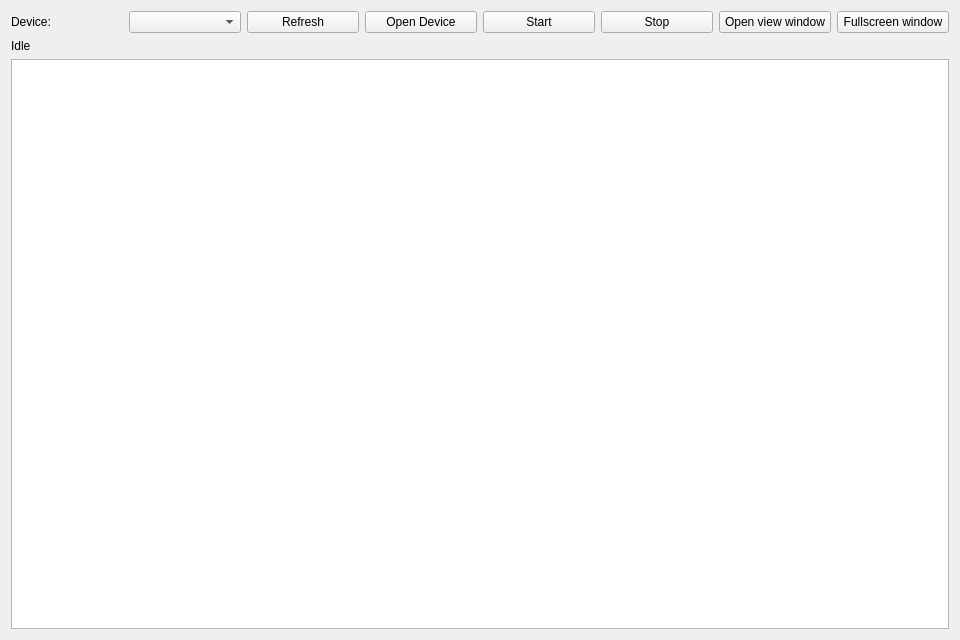
<?xml version="1.0" encoding="UTF-8"?>
<ui version="4.0">
 <class>MainWindow</class>
 <widget class="QWidget" name="MainWindow">
  <property name="geometry">
   <rect>
    <x>0</x>
    <y>0</y>
    <width>960</width>
    <height>640</height>
   </rect>
  </property>
  <property name="windowTitle">
   <string>GVFG Qt Preview Sample</string>
  </property>
  <layout class="QGridLayout" name="gridLayout">
   <item row="0" column="0">
    <layout class="QHBoxLayout" name="topLayout">
     <item>
      <widget class="QLabel" name="deviceLabel">
       <property name="text">
        <string>Device:</string>
       </property>
      </widget>
     </item>
     <item>
      <widget class="QComboBox" name="deviceCombo"/>
     </item>
     <item>
      <widget class="QPushButton" name="refreshButton">
       <property name="text">
        <string>Refresh</string>
       </property>
      </widget>
     </item>
     <item>
      <widget class="QPushButton" name="openButton">
       <property name="text">
        <string>Open Device</string>
       </property>
      </widget>
     </item>
     <item>
      <widget class="QPushButton" name="startButton">
       <property name="text">
        <string>Start</string>
       </property>
      </widget>
     </item>
     <item>
      <widget class="QPushButton" name="stopButton">
       <property name="text">
        <string>Stop</string>
       </property>
      </widget>
     </item>
     <item>
      <widget class="QPushButton" name="showPreviewButton">
       <property name="text">
        <string>Open view window</string>
       </property>
      </widget>
     </item>
     <item>
      <widget class="QPushButton" name="fullscreenPreviewButton">
       <property name="text">
        <string>Fullscreen window</string>
       </property>
      </widget>
     </item>
    </layout>
   </item>
   <item row="1" column="0">
    <widget class="QLabel" name="statusLabel">
     <property name="text">
      <string>Idle</string>
     </property>
    </widget>
   </item>
   <item row="2" column="0">
    <widget class="QPlainTextEdit" name="logEdit">
     <property name="readOnly">
      <bool>true</bool>
     </property>
    </widget>
   </item>
  </layout>
 </widget>
 <resources/>
 <connections/>
</ui>
